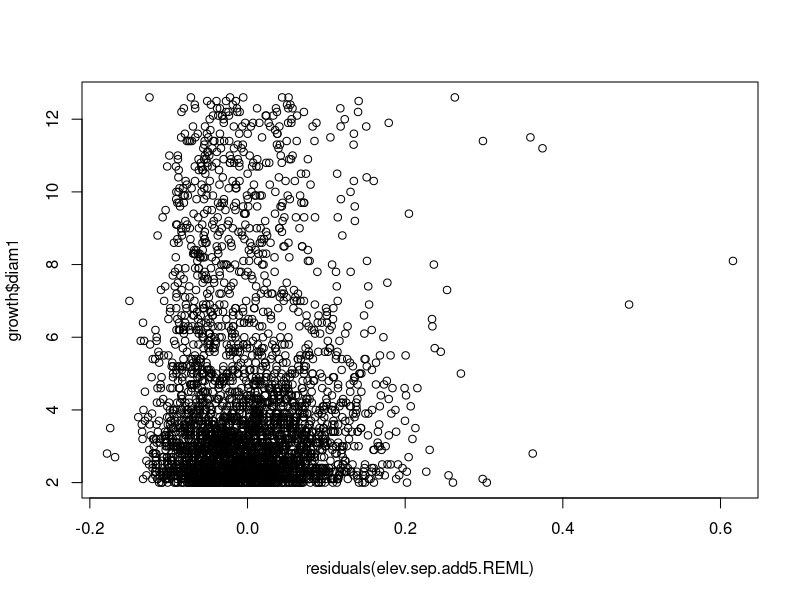
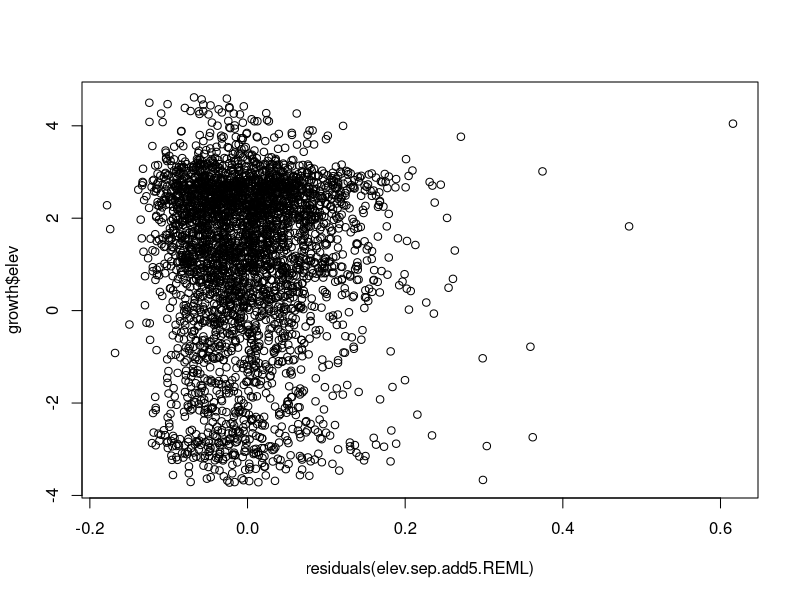
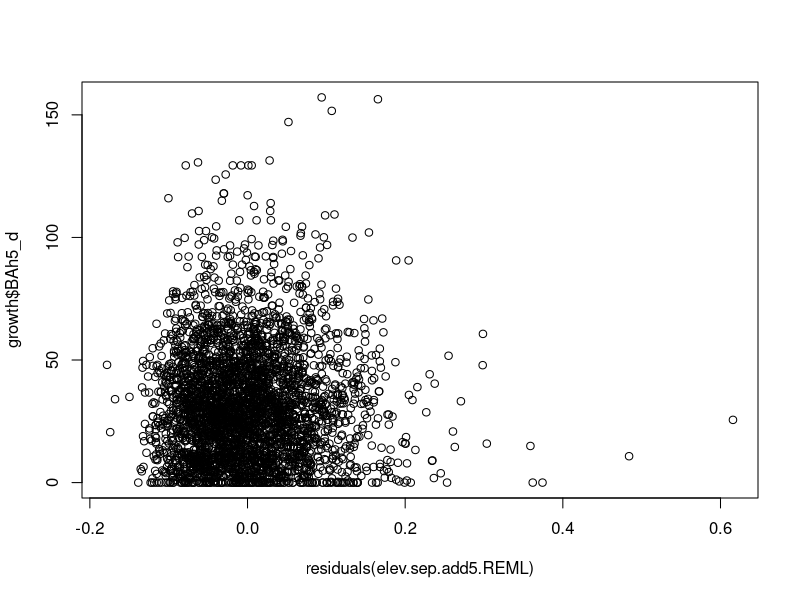
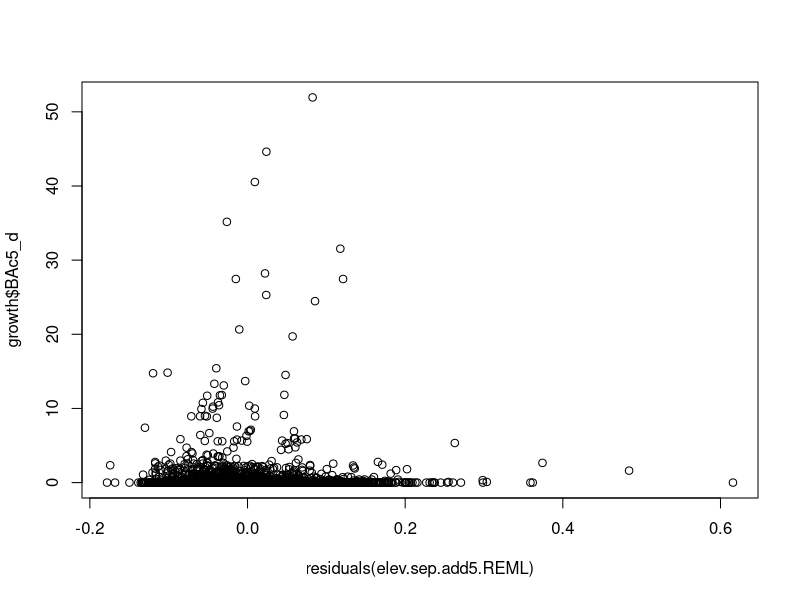
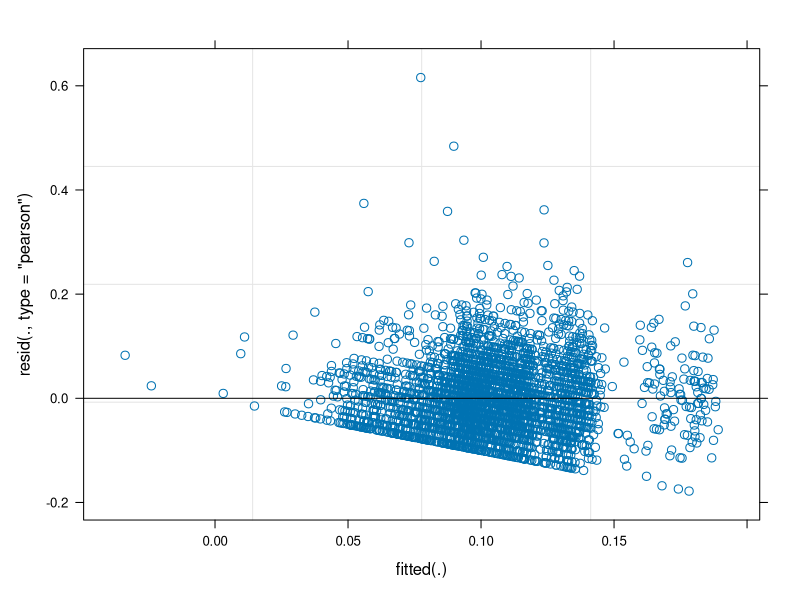

Source code (R) for these figures, in order: (Note: this script raises an error after producing the figures.)
## ---- chunk 1
knitr::opts_chunk$set(echo = FALSE)
## ---- chunk 2
x <- c("lme4", "lmerTest", "dplyr", "sjPlot", "gstat", "knitr")
lapply(x, require, character.only = TRUE)

# Data setup
growth <- read.csv("dat_with_soil_updated.csv", stringsAsFactors = FALSE)
growth <- growth[!is.na(growth$growth),]  # only return rows for saplings that have a growth rate
growth <- growth[growth$growth<=1,]   # remove probable measurement errors
growth$growth <- ifelse(growth$growth<0, 0, growth$growth)   # convert negative growth rates to "0"

growth$BAtot5 <- growth$BAc5 + growth$BAh5
growth$BAtot5_d <- growth$BAtot5 / (pi*(5^2))
growth$BAc5_d <- growth$BAc5 / (pi*(5^2))
growth$BAh5_d <- growth$BAh5 / (pi*(5^2))
colnames(growth)[colnames(growth) == "alt"] <- "elev"
## ---- chunk 3
# run all competing models
elev.null <- lmer(log(growth+1) ~ diam1 + elev +
                (1|species), 
               REML = FALSE,
               data = growth)
elev.tot.add5 <- update(elev.null, .~. + BAtot5_d)
elev.sep.add5 <- update(elev.null, .~. + BAh5_d + BAc5_d)
elev.tot.int5 <- update(elev.null, .~. + elev*BAtot5_d)
elev.sep.int5 <- update(elev.null, .~. + elev*BAh5_d + elev*BAc5_d)
## ---- chunk 4
comp.tab.elev5 <- AIC(elev.null, elev.tot.add5, elev.sep.add5, elev.tot.int5, elev.sep.int5)
comp.tab.elev5$delta_AIC <- comp.tab.elev5$AIC - min(comp.tab.elev5$AIC)
comp.tab.elev5 <- cbind(comp.tab.elev5, 
                        BIC(elev.null, elev.tot.add5, elev.sep.add5, elev.tot.int5, elev.sep.int5)[2])
comp.tab.elev5$delta_BIC <- comp.tab.elev5$BIC - min(comp.tab.elev5$BIC)
kable(comp.tab.elev5)
## ---- chunk 5
# Re-run best performing model using REML
elev.sep.add5.REML <- lmer(log(growth+1) ~ diam1 + elev +
                          BAh5_d + BAc5_d +
                          (1|species),
                        REML = TRUE,
                        data = growth)
## ---- chunk 6
# Check model - plot residuals against covariates
plot(residuals(elev.sep.add5.REML), growth$diam1)
plot(residuals(elev.sep.add5.REML), growth$elev)
plot(residuals(elev.sep.add5.REML), growth$BAh5_d)
plot(residuals(elev.sep.add5.REML), growth$BAc5_d)
plot(elev.sep.add5.REML)
## ---- chunk 7
# Report model results from best-performing model
tab_model(elev.sep.add5.REML, pred.labels = c("(Intercept)", "Diameter", "Elevation", "Het BA at 5m", "Con BA at 5m"), dv.labels = "Log(sapling growth)", digits = 6, show.icc = FALSE, show.re.var = FALSE, title = "Elevation at 5m scale")
## ---- chunk 8
# run all competing models
gap.null <- lmer(log(growth+1) ~ diam1 + gap +
                (1|species), 
               REML = FALSE,
               data = growth)
gap.tot.add5 <- update(gap.null, .~. + BAtot5_d)
gap.sep.add5 <- update(gap.null, .~. + BAh5_d + BAc5_d)
gap.tot.int5 <- update(gap.null, .~. + gap*BAtot5_d)
gap.sep.int5 <- update(gap.null, .~. + gap*BAh5_d + gap*BAc5_d)
## ---- chunk 9
comp.tab.gap5 <- AIC(gap.null, gap.tot.add5, gap.sep.add5, gap.tot.int5, gap.sep.int5)
comp.tab.gap5$delta_AIC <- comp.tab.gap5$AIC - min(comp.tab.gap5$AIC)
comp.tab.gap5 <- cbind(comp.tab.gap5, 
                        BIC(gap.null, gap.tot.add5, gap.sep.add5, gap.tot.int5, gap.sep.int5)[2])
comp.tab.gap5$delta_BIC <- comp.tab.gap5$BIC - min(comp.tab.gap5$BIC)
kable(comp.tab.gap5)
## ---- chunk 10
# Re-run best performing model using REML
gap.sep.int5.REML <- lmer(log(growth+1) ~ diam1 + gap +
                          BAh5_d*gap + BAc5_d*gap +
                          (1|species),
                        REML = TRUE,
                        data = growth)
## ---- chunk 11
# Check model - plot residuals against covariates
plot(residuals(gap.sep.int5.REML), growth$diam1)
plot(residuals(gap.sep.int5.REML), growth$gap)
plot(residuals(gap.sep.int5.REML), growth$BAh5_d)
plot(residuals(gap.sep.int5.REML), growth$BAc5_d)
plot(gap.sep.int5.REML)
## ---- chunk 12
# Report model results from best-performing model
tab_model(gap.sep.int5.REML, pred.labels = c("(Intercept)", "Diameter", "Gap", "Het BA at 5m", "Con BA at 5m", "Het BA * Gap", "Con BA * Gap"), dv.labels = "Log(sapling growth)", digits = 6, show.icc = FALSE, show.re.var = FALSE, title = "Gap measure at 5m scale")
## ---- chunk 13
# run all competing models
org.null <- lmer(log(growth+1) ~ diam1 + org +
                (1|species), 
               REML = FALSE,
               data = growth)
org.tot.add5 <- update(org.null, .~. + BAtot5_d)
org.sep.add5 <- update(org.null, .~. + BAh5_d + BAc5_d)
org.tot.int5 <- update(org.null, .~. + org*BAtot5_d)
org.sep.int5 <- update(org.null, .~. + org*BAh5_d + org*BAc5_d)
## ---- chunk 14
comp.tab.org5 <- AIC(org.null, org.tot.add5, org.sep.add5, org.tot.int5, org.sep.int5)
comp.tab.org5$delta_AIC <- comp.tab.org5$AIC - min(comp.tab.org5$AIC)
comp.tab.org5 <- cbind(comp.tab.org5, 
                        BIC(org.null, org.tot.add5, org.sep.add5, org.tot.int5, org.sep.int5)[2])
comp.tab.org5$delta_BIC <- comp.tab.org5$BIC - min(comp.tab.org5$BIC)
kable(comp.tab.org5)
## ---- chunk 15
# Re-run best performing model using REML
org.sep.int5.REML <- lmer(log(growth+1) ~ diam1 + org +
                          BAh5_d*org + BAc5_d*org +
                          (1|species),
                        REML = TRUE,
                        data = growth)
## ---- chunk 16
# Check model - plot residuals against covariates
plot(residuals(org.sep.int5.REML), growth$diam1)
plot(residuals(org.sep.int5.REML), growth$org)
plot(residuals(org.sep.int5.REML), growth$BAh5_d)
plot(residuals(org.sep.int5.REML), growth$BAc5_d)
plot(org.sep.int5.REML)
## ---- chunk 17
# Report model results from best-performing model
tab_model(org.sep.int5.REML, pred.labels = c("(Intercept)", "Diameter", "Organic", "Het BA at 5m", "Con BA at 5m", "Het BA * Organic", "Con BA * Organic"), dv.labels = "Log(sapling growth)", digits = 6, show.icc = FALSE, show.re.var = FALSE, title = "Soil organic matter at 5m scale")
## ---- chunk 18
# run all competing models
cations.null <- lmer(log(growth+1) ~ diam1 + cations +
                (1|species), 
               REML = FALSE,
               data = growth)
cations.tot.add5 <- update(cations.null, .~. + BAtot5_d)
cations.sep.add5 <- update(cations.null, .~. + BAh5_d + BAc5_d)
cations.tot.int5 <- update(cations.null, .~. + cations*BAtot5_d)
cations.sep.int5 <- update(cations.null, .~. + cations*BAh5_d + cations*BAc5_d)
## ---- chunk 19
comp.tab.cations5 <- AIC(cations.null, cations.tot.add5, cations.sep.add5, cations.tot.int5, cations.sep.int5)
comp.tab.cations5$delta_AIC <- comp.tab.cations5$AIC - min(comp.tab.cations5$AIC)
comp.tab.cations5 <- cbind(comp.tab.cations5, 
                        BIC(cations.null, cations.tot.add5, cations.sep.add5, cations.tot.int5, cations.sep.int5)[2])
comp.tab.cations5$delta_BIC <- comp.tab.cations5$BIC - min(comp.tab.cations5$BIC)
kable(comp.tab.cations5)
## ---- chunk 20
# Re-run best performing model using REML
cations.sep.add5.REML <- lmer(log(growth+1) ~ diam1 + cations +
                          BAh5_d + BAc5_d +
                          (1|species),
                        REML = TRUE,
                        data = growth)
## ---- chunk 21
# Check model - plot residuals against covariates
plot(residuals(cations.sep.add5.REML), growth$diam1)
plot(residuals(cations.sep.add5.REML), growth$cations)
plot(residuals(cations.sep.add5.REML), growth$BAh5_d)
plot(residuals(cations.sep.add5.REML), growth$BAc5_d)
plot(cations.sep.add5.REML)
## ---- chunk 22
# Report model results from best-performing model
tab_model(cations.sep.add5.REML, pred.labels = c("(Intercept)", "Diameter", "Cations", "Het BA at 5m", "Con BA at 5m"), dv.labels = "Log(sapling growth)", digits = 6, show.icc = FALSE, show.re.var = FALSE, title = "Cations at 5m scale")
## ---- chunk 23
growth$BAtot10 <- growth$BAc10 + growth$BAh10
growth$BAtot10_d <- growth$BAtot10 / (pi*(10^2))
growth$BAc10_d <- growth$BAc10 / (pi*(10^2))
growth$BAh10_d <- growth$BAh10 / (pi*(10^2))
## ---- chunk 24
# run all competing models
elev.tot.add10 <- update(elev.null, .~. + BAtot10_d)
elev.sep.add10 <- update(elev.null, .~. + BAh10_d + BAc10_d)
elev.tot.int10 <- update(elev.null, .~. + elev*BAtot10_d)
elev.sep.int10 <- update(elev.null, .~. + elev*BAh10_d + elev*BAc10_d)
## ---- chunk 25
comp.tab.elev10 <- AIC(elev.null, elev.tot.add10, elev.sep.add10, elev.tot.int10, elev.sep.int10)
comp.tab.elev10$delta_AIC <- comp.tab.elev10$AIC - min(comp.tab.elev10$AIC)
comp.tab.elev10 <- cbind(comp.tab.elev10, 
                        BIC(elev.null, elev.tot.add10, elev.sep.add10, elev.tot.int10, elev.sep.int10)[2])
comp.tab.elev10$delta_BIC <- comp.tab.elev10$BIC - min(comp.tab.elev10$BIC)
kable(comp.tab.elev10)
## ---- chunk 26
# Re-run best performing model using REML
elev.sep.add10.REML <- lmer(log(growth+1) ~ diam1 + elev +
                          BAh10_d + BAc10_d +
                          (1|species),
                        REML = TRUE,
                        data = growth)
## ---- chunk 27
# Report model results from best-performing model
tab_model(elev.sep.add10.REML, pred.labels = c("(Intercept)", "Diameter", "Elevation", "Het BA at 10m", "Con BA at 10m"), dv.labels = "Log(sapling growth)", digits = 6, show.icc = FALSE, show.re.var = FALSE, title = "Elevation at 10m scale")
## ---- chunk 28
# run all competing models
gap.tot.add10 <- update(gap.null, .~. + BAtot10_d)
gap.sep.add10 <- update(gap.null, .~. + BAh10_d + BAc10_d)
gap.tot.int10 <- update(gap.null, .~. + gap*BAtot10_d)
gap.sep.int10 <- update(gap.null, .~. + gap*BAh10_d + gap*BAc10_d)
## ---- chunk 29
comp.tab.gap10 <- AIC(gap.null, gap.tot.add10, gap.sep.add10, gap.tot.int10, gap.sep.int10)
comp.tab.gap10$delta_AIC <- comp.tab.gap10$AIC - min(comp.tab.gap10$AIC)
comp.tab.gap10 <- cbind(comp.tab.gap10, 
                        BIC(gap.null, gap.tot.add10, gap.sep.add10, gap.tot.int10, gap.sep.int10)[2])
comp.tab.gap10$delta_BIC <- comp.tab.gap10$BIC - min(comp.tab.gap10$BIC)
kable(comp.tab.gap10)
## ---- chunk 30
# Re-run best performing model using REML
gap.sep.int10.REML <- lmer(log(growth+1) ~ diam1 + gap +
                          BAh10_d*gap + BAc10_d*gap +
                          (1|species),
                        REML = TRUE,
                        data = growth)
## ---- chunk 31
# Report model results from best-performing model
tab_model(gap.sep.int10.REML, pred.labels = c("(Intercept)", "Diameter", "Gap", "Het BA at 10m", "Con BA at 10m", "Het BA * Gap", "Con BA * Gap"), dv.labels = "Log(sapling growth)", digits = 6, show.icc = FALSE, show.re.var = FALSE, title = "Gap measure at 10m scale")
## ---- chunk 32
# run all competing models
org.tot.add10 <- update(org.null, .~. + BAtot10_d)
org.sep.add10 <- update(org.null, .~. + BAh10_d + BAc10_d)
org.tot.int10 <- update(org.null, .~. + org*BAtot10_d)
org.sep.int10 <- update(org.null, .~. + org*BAh10_d + org*BAc10_d)
## ---- chunk 33
comp.tab.org10 <- AIC(org.null, org.tot.add10, org.sep.add10, org.tot.int10, org.sep.int10)
comp.tab.org10$delta_AIC <- comp.tab.org10$AIC - min(comp.tab.org10$AIC)
comp.tab.org10 <- cbind(comp.tab.org10, 
                        BIC(org.null, org.tot.add10, org.sep.add10, org.tot.int10, org.sep.int10)[2])
comp.tab.org10$delta_BIC <- comp.tab.org10$BIC - min(comp.tab.org10$BIC)
kable(comp.tab.org10)
## ---- chunk 34
# Re-run best performing model using REML
org.sep.add10.REML <- lmer(log(growth+1) ~ diam1 + org +
                          BAh10_d + BAc10_d +
                          (1|species),
                        REML = TRUE,
                        data = growth)
## ---- chunk 35
# Report model results from best-performing model
tab_model(org.sep.add10.REML, pred.labels = c("(Intercept)", "Diameter", "Organic", "Het BA at 10m", "Con BA at 10m"), dv.labels = "Log(sapling growth)", digits = 6, show.icc = FALSE, show.re.var = FALSE, title = "Soil organic matter at 10m scale")
## ---- chunk 36
# run all competing models
cations.tot.add10 <- update(cations.null, .~. + BAtot10_d)
cations.sep.add10 <- update(cations.null, .~. + BAh10_d + BAc10_d)
cations.tot.int10 <- update(cations.null, .~. + cations*BAtot10_d)
cations.sep.int10 <- update(cations.null, .~. + cations*BAh10_d + cations*BAc10_d)
## ---- chunk 37
comp.tab.cations10 <- AIC(cations.null, cations.tot.add10, cations.sep.add10, cations.tot.int10, cations.sep.int10)
comp.tab.cations10$delta_AIC <- comp.tab.cations10$AIC - min(comp.tab.cations10$AIC)
comp.tab.cations10 <- cbind(comp.tab.cations10, 
                        BIC(cations.null, cations.tot.add10, cations.sep.add10, cations.tot.int10, cations.sep.int10)[2])
comp.tab.cations10$delta_BIC <- comp.tab.cations10$BIC - min(comp.tab.cations10$BIC)
kable(comp.tab.cations10)
## ---- chunk 38
# Re-run best performing model using REML
cations.sep.add10.REML <- lmer(log(growth+1) ~ diam1 + cations +
                          BAh10_d + BAc10_d +
                          (1|species),
                        REML = TRUE,
                        data = growth)
## ---- chunk 39
# Report model results from best-performing model
tab_model(cations.sep.add10.REML, pred.labels = c("(Intercept)", "Diameter", "Cations", "Het BA at 10m", "Con BA at 10m"), dv.labels = "Log(sapling growth)", digits = 6, show.icc = FALSE, show.re.var = FALSE, title = "Cations at 10m scale")
## ---- chunk 40
growth$BAtot15 <- growth$BAc15 + growth$BAh15
growth$BAtot15_d <- growth$BAtot15 / (pi*(15^2))
growth$BAc15_d <- growth$BAc15 / (pi*(15^2))
growth$BAh15_d <- growth$BAh15 / (pi*(15^2))
## ---- chunk 41
# run all competing models
elev.tot.add15 <- update(elev.null, .~. + BAtot15_d)
elev.sep.add15 <- update(elev.null, .~. + BAh15_d + BAc15_d)
elev.tot.int15 <- update(elev.null, .~. + elev*BAtot15_d)
elev.sep.int15 <- update(elev.null, .~. + elev*BAh15_d + elev*BAc15_d)
## ---- chunk 42
comp.tab.elev15 <- AIC(elev.null, elev.tot.add15, elev.sep.add15, elev.tot.int15, elev.sep.int15)
comp.tab.elev15$delta_AIC <- comp.tab.elev15$AIC - min(comp.tab.elev15$AIC)
comp.tab.elev15 <- cbind(comp.tab.elev15, 
                        BIC(elev.null, elev.tot.add15, elev.sep.add15, elev.tot.int15, elev.sep.int15)[2])
comp.tab.elev15$delta_BIC <- comp.tab.elev15$BIC - min(comp.tab.elev15$BIC)
kable(comp.tab.elev15)
## ---- chunk 43
# Re-run best performing model using REML
elev.sep.add15.REML <- lmer(log(growth+1) ~ diam1 + elev +
                          BAh15_d + BAc15_d +
                          (1|species),
                        REML = TRUE,
                        data = growth)
## ---- chunk 44
# Report model results from best-performing model
tab_model(elev.sep.add15.REML, pred.labels = c("(Intercept)", "Diameter", "Elevation", "Het BA at 15m", "Con BA at 15m"), dv.labels = "Log(sapling growth)", digits = 6, show.icc = FALSE, show.re.var = FALSE, title = "Elevation at 15m scale")
## ---- chunk 45
# run all competing models
gap.tot.add15 <- update(gap.null, .~. + BAtot15_d)
gap.sep.add15 <- update(gap.null, .~. + BAh15_d + BAc15_d)
gap.tot.int15 <- update(gap.null, .~. + gap*BAtot15_d)
gap.sep.int15 <- update(gap.null, .~. + gap*BAh15_d + gap*BAc15_d)
## ---- chunk 46
comp.tab.gap15 <- AIC(gap.null, gap.tot.add15, gap.sep.add15, gap.tot.int15, gap.sep.int15)
comp.tab.gap15$delta_AIC <- comp.tab.gap15$AIC - min(comp.tab.gap15$AIC)
comp.tab.gap15 <- cbind(comp.tab.gap15, 
                        BIC(gap.null, gap.tot.add15, gap.sep.add15, gap.tot.int15, gap.sep.int15)[2])
comp.tab.gap15$delta_BIC <- comp.tab.gap15$BIC - min(comp.tab.gap15$BIC)
kable(comp.tab.gap15)
## ---- chunk 47
# Re-run best performing model using REML
gap.sep.add15.REML <- lmer(log(growth+1) ~ diam1 + gap +
                          BAh15_d + BAc15_d +
                          (1|species),
                        REML = TRUE,
                        data = growth)
## ---- chunk 48
# Report model results from best-performing model
tab_model(gap.sep.add15.REML, pred.labels = c("(Intercept)", "Diameter", "Gap", "Het BA at 15m", "Con BA at 15m"), dv.labels = "Log(sapling growth)", digits = 6, show.icc = FALSE, show.re.var = FALSE, title = "Gap measure at 15m scale")
## ---- chunk 49
# run all competing models
org.tot.add15 <- update(org.null, .~. + BAtot15_d)
org.sep.add15 <- update(org.null, .~. + BAh15_d + BAc15_d)
org.tot.int15 <- update(org.null, .~. + org*BAtot15_d)
org.sep.int15 <- update(org.null, .~. + org*BAh15_d + org*BAc15_d)
## ---- chunk 50
comp.tab.org15 <- AIC(org.null, org.tot.add15, org.sep.add15, org.tot.int15, org.sep.int15)
comp.tab.org15$delta_AIC <- comp.tab.org15$AIC - min(comp.tab.org15$AIC)
comp.tab.org15 <- cbind(comp.tab.org15, 
                        BIC(org.null, org.tot.add15, org.sep.add15, org.tot.int15, org.sep.int15)[2])
comp.tab.org15$delta_BIC <- comp.tab.org15$BIC - min(comp.tab.org15$BIC)
kable(comp.tab.org15)
## ---- chunk 51
# Re-run best performing model using REML
org.sep.int15.REML <- lmer(log(growth+1) ~ diam1 + org +
                          BAh15_d*org + BAc15_d*org +
                          (1|species),
                        REML = TRUE,
                        data = growth)
## ---- chunk 52
# Report model results from best-performing model
tab_model(org.sep.int15.REML, pred.labels = c("(Intercept)", "Diameter", "Organic", "Het BA at 15m", "Con BA at 15m", "Het BA * Organic", "Con BA * Organic"), dv.labels = "Log(sapling growth)", digits = 6, show.icc = FALSE, show.re.var = FALSE, title = "Soil organic matter at 15m scale")
## ---- chunk 53
# run all competing models
cations.tot.add15 <- update(cations.null, .~. + BAtot15_d)
cations.sep.add15 <- update(cations.null, .~. + BAh15_d + BAc15_d)
cations.tot.int15 <- update(cations.null, .~. + cations*BAtot15_d)
cations.sep.int15 <- update(cations.null, .~. + cations*BAh15_d + cations*BAc15_d)
## ---- chunk 54
comp.tab.cations15 <- AIC(cations.null, cations.tot.add15, cations.sep.add15, cations.tot.int15, cations.sep.int15)
comp.tab.cations15$delta_AIC <- comp.tab.cations15$AIC - min(comp.tab.cations15$AIC)
comp.tab.cations15 <- cbind(comp.tab.cations15, 
                        BIC(cations.null, cations.tot.add15, cations.sep.add15, cations.tot.int15, cations.sep.int15)[2])
comp.tab.cations15$delta_BIC <- comp.tab.cations15$BIC - min(comp.tab.cations15$BIC)
kable(comp.tab.cations15)
## ---- chunk 55
# Re-run best performing model using REML
cations.sep.int15.REML <- lmer(log(growth+1) ~ diam1 + cations +
                          BAh15_d*cations + BAc15_d*cations +
                          (1|species),
                        REML = TRUE,
                        data = growth)
## ---- chunk 56
# Report model results from best-performing model
tab_model(cations.sep.int15.REML, pred.labels = c("(Intercept)", "Diameter", "Cations", "Het BA at 15m", "Con BA at 15m", "Het BA * Cations", "Con BA * Cations"), dv.labels = "Log(sapling growth)", digits = 6, show.icc = FALSE, show.re.var = FALSE, title = "Cations at 15m scale")
## ---- chunk 57
growth$BAtot20 <- growth$BAc20 + growth$BAh20
growth$BAtot20_d <- growth$BAtot20 / (pi*(20^2))
growth$BAc20_d <- growth$BAc20 / (pi*(20^2))
growth$BAh20_d <- growth$BAh20 / (pi*(20^2))
## ---- chunk 58
# run all competing models
elev.tot.add20 <- update(elev.null, .~. + BAtot20_d)
elev.sep.add20 <- update(elev.null, .~. + BAh20_d + BAc20_d)
elev.tot.int20 <- update(elev.null, .~. + elev*BAtot20_d)
elev.sep.int20 <- update(elev.null, .~. + elev*BAh20_d + elev*BAc20_d)
## ---- chunk 59
comp.tab.elev20 <- AIC(elev.null, elev.tot.add20, elev.sep.add20, elev.tot.int20, elev.sep.int20)
comp.tab.elev20$delta_AIC <- comp.tab.elev20$AIC - min(comp.tab.elev20$AIC)
comp.tab.elev20 <- cbind(comp.tab.elev20, 
                        BIC(elev.null, elev.tot.add20, elev.sep.add20, elev.tot.int20, elev.sep.int20)[2])
comp.tab.elev20$delta_BIC <- comp.tab.elev20$BIC - min(comp.tab.elev20$BIC)
kable(comp.tab.elev20)
## ---- chunk 60
# Re-run best performing model using REML
elev.sep.add20.REML <- lmer(log(growth+1) ~ diam1 + elev +
                          BAh20_d + BAc20_d +
                          (1|species),
                        REML = TRUE,
                        data = growth)
## ---- chunk 61
# Report model results from best-performing model
tab_model(elev.sep.add20.REML, pred.labels = c("(Intercept)", "Diameter", "Elevation", "Het BA at 20m", "Con BA at 20m"), dv.labels = "Log(sapling growth)", digits = 6, show.icc = FALSE, show.re.var = FALSE, title = "Elevation at 20m scale")
## ---- chunk 62
# run all competing models
gap.tot.add20 <- update(gap.null, .~. + BAtot20_d)
gap.sep.add20 <- update(gap.null, .~. + BAh20_d + BAc20_d)
gap.tot.int20 <- update(gap.null, .~. + gap*BAtot20_d)
gap.sep.int20 <- update(gap.null, .~. + gap*BAh20_d + gap*BAc20_d)
## ---- chunk 63
comp.tab.gap20 <- AIC(gap.null, gap.tot.add20, gap.sep.add20, gap.tot.int20, gap.sep.int20)
comp.tab.gap20$delta_AIC <- comp.tab.gap20$AIC - min(comp.tab.gap20$AIC)
comp.tab.gap20 <- cbind(comp.tab.gap20, 
                        BIC(gap.null, gap.tot.add20, gap.sep.add20, gap.tot.int20, gap.sep.int20)[2])
comp.tab.gap20$delta_BIC <- comp.tab.gap20$BIC - min(comp.tab.gap20$BIC)
kable(comp.tab.gap20)
## ---- chunk 64
# Re-run best performing model using REML
gap.sep.add20.REML <- lmer(log(growth+1) ~ diam1 + gap +
                          BAh20_d + BAc20_d +
                          (1|species),
                        REML = TRUE,
                        data = growth)
## ---- chunk 65
# Report model results from best-performing model
tab_model(gap.sep.add20.REML, pred.labels = c("(Intercept)", "Diameter", "Gap", "Het BA at 20m", "Con BA at 20m"), dv.labels = "Log(sapling growth)", digits = 6, show.icc = FALSE, show.re.var = FALSE, title = "Gap measure at 20m scale")
## ---- chunk 66
# run all competing models
org.tot.add20 <- update(org.null, .~. + BAtot20_d)
org.sep.add20 <- update(org.null, .~. + BAh20_d + BAc20_d)
org.tot.int20 <- update(org.null, .~. + org*BAtot20_d)
org.sep.int20 <- update(org.null, .~. + org*BAh20_d + org*BAc20_d)
## ---- chunk 67
comp.tab.org20 <- AIC(org.null, org.tot.add20, org.sep.add20, org.tot.int20, org.sep.int20)
comp.tab.org20$delta_AIC <- comp.tab.org20$AIC - min(comp.tab.org20$AIC)
comp.tab.org20 <- cbind(comp.tab.org20, 
                        BIC(org.null, org.tot.add20, org.sep.add20, org.tot.int20, org.sep.int20)[2])
comp.tab.org20$delta_BIC <- comp.tab.org20$BIC - min(comp.tab.org20$BIC)
kable(comp.tab.org20)
## ---- chunk 68
# Re-run best performing model using REML
org.sep.int20.REML <- lmer(log(growth+1) ~ diam1 + org +
                          BAh20_d*org + BAc20_d*org +
                          (1|species),
                        REML = TRUE,
                        data = growth)
## ---- chunk 69
# Report model results from best-performing model
tab_model(org.sep.int20.REML, pred.labels = c("(Intercept)", "Diameter", "Organic", "Het BA at 20m", "Con BA at 20m", "Het BA * Organic", "Con BA * Organic"), dv.labels = "Log(sapling growth)", digits = 6, show.icc = FALSE, show.re.var = FALSE, title = "Soil organic matter at 20m scale")
## ---- chunk 70
# run all competing models
cations.tot.add20 <- update(cations.null, .~. + BAtot20_d)
cations.sep.add20 <- update(cations.null, .~. + BAh20_d + BAc20_d)
cations.tot.int20 <- update(cations.null, .~. + cations*BAtot20_d)
cations.sep.int20 <- update(cations.null, .~. + cations*BAh20_d + cations*BAc20_d)
## ---- chunk 71
comp.tab.cations20 <- AIC(cations.null, cations.tot.add20, cations.sep.add20, cations.tot.int20, cations.sep.int20)
comp.tab.cations20$delta_AIC <- comp.tab.cations20$AIC - min(comp.tab.cations20$AIC)
comp.tab.cations20 <- cbind(comp.tab.cations20, 
                        BIC(cations.null, cations.tot.add20, cations.sep.add20, cations.tot.int20, cations.sep.int20)[2])
comp.tab.cations20$delta_BIC <- comp.tab.cations20$BIC - min(comp.tab.cations20$BIC)
kable(comp.tab.cations20)
## ---- chunk 72
# Re-run best performing model using REML
cations.sep.add20.REML <- lmer(log(growth+1) ~ diam1 + cations +
                          BAh20_d + BAc20_d +
                          (1|species),
                        REML = TRUE,
                        data = growth)
## ---- chunk 73
# Report model results from best-performing model
tab_model(cations.sep.add20.REML, pred.labels = c("(Intercept)", "Diameter", "Cations", "Het BA at 20m", "Con BA at 20m"), dv.labels = "Log(sapling growth)", digits = 6, show.icc = FALSE, show.re.var = FALSE, title = "Cations at 20m scale")
## ---- chunk 74
ge.vgm <- variogram(resid(elev.sep.add5.REML)~1, loc= ~X+Y, data=growth)
gg.vgm <- variogram(resid(gap.sep.int5.REML)~1, loc= ~X+Y, data=growth)
go.vgm <- variogram(resid(org.sep.int5.REML)~1, loc= ~X+Y, data=growth)
gf.vgm <- variogram(resid(cations.sep.add20.REML)~1, loc= ~X+Y, data=growth)

plot(ge.vgm, main="Elevation, 5m scale")
plot(gg.vgm, main="Gap measure, 5m scale")
plot(go.vgm, main="Soil organic matter, 5m scale")
plot(gf.vgm, main="Cations, 5m scale")


ge.vgm <- variogram(resid(elev.sep.add10.REML)~1, loc= ~X+Y, data=growth)
gg.vgm <- variogram(resid(gap.sep.int10.REML)~1, loc= ~X+Y, data=growth)
go.vgm <- variogram(resid(org.sep.add10.REML)~1, loc= ~X+Y, data=growth)
gf.vgm <- variogram(resid(cations.sep.add20.REML)~1, loc= ~X+Y, data=growth)

plot(ge.vgm, main="Elevation, 10m scale")
plot(gg.vgm, main="Gap measure, 10m scale")
plot(go.vgm, main="Soil organic matter, 10m scale")
plot(gf.vgm, main="Cations, 10m scale")


ge.vgm <- variogram(resid(elev.sep.add15.REML)~1, loc= ~X+Y, data=growth)
gg.vgm <- variogram(resid(gap.sep.add15.REML)~1, loc= ~X+Y, data=growth)
go.vgm <- variogram(resid(org.sep.int15.REML)~1, loc= ~X+Y, data=growth)
gf.vgm <- variogram(resid(cations.sep.int15.REML)~1, loc= ~X+Y, data=growth)

plot(ge.vgm, main="Elevation, 15m scale")
plot(gg.vgm, main="Gap measure, 15m scale")
plot(go.vgm, main="Soil organic matter, 15m scale")
plot(gf.vgm, main="Cations, 15m scale")


ge.vgm <- variogram(resid(elev.sep.add20.REML)~1, loc= ~X+Y, data=growth)
gg.vgm <- variogram(resid(gap.sep.add20.REML)~1, loc= ~X+Y, data=growth)
go.vgm <- variogram(resid(org.sep.int20.REML)~1, loc= ~X+Y, data=growth)
gf.vgm <- variogram(resid(cations.sep.add20.REML)~1, loc= ~X+Y, data=growth)

plot(ge.vgm, main="Elevation, 20m scale")
plot(gg.vgm, main="Gap measure, 20m scale")
plot(go.vgm, main="Soil organic matter, 20m scale")
plot(gf.vgm, main="Cations, 20m scale")

